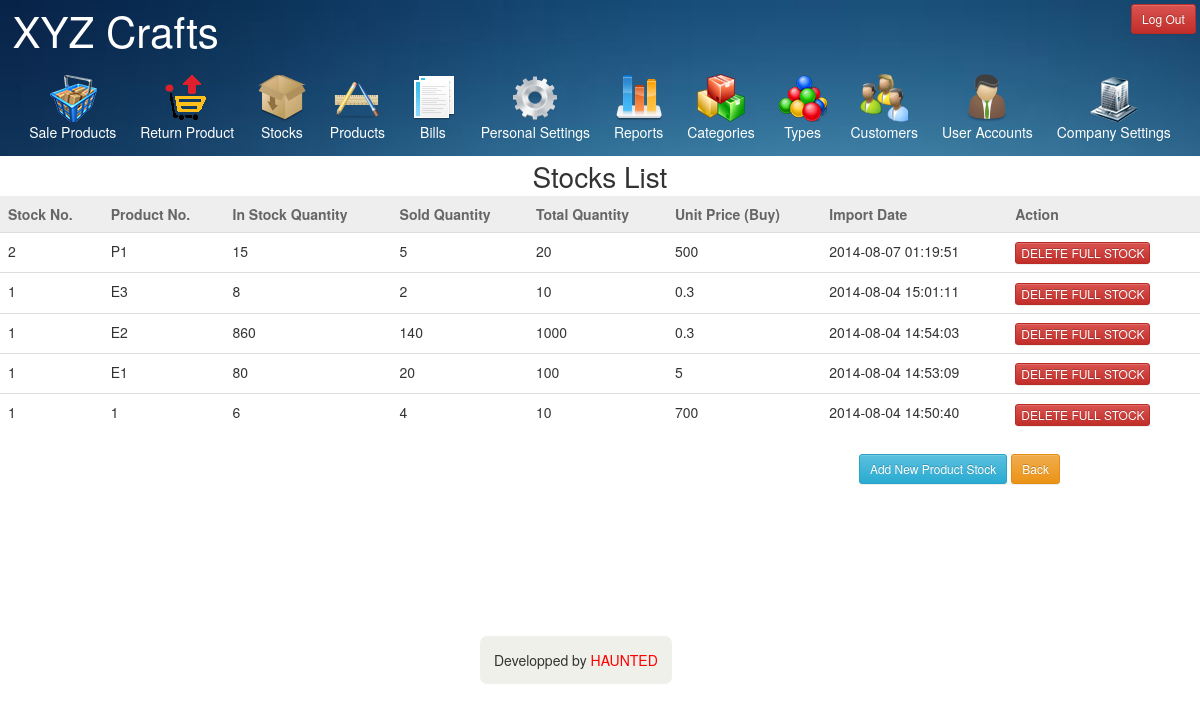
/stocks.php (signed in), run on the app's committed database.
### tables this page shows
CREATE TABLE IF NOT EXISTS `company` (
  `company_id` int(11) NOT NULL AUTO_INCREMENT,
  `company_name` varchar(50) NOT NULL,
  `company_logo` varchar(100) DEFAULT NULL,
  PRIMARY KEY (`company_id`)
);

CREATE TABLE IF NOT EXISTS `stocks` (
  `stocks_pk` int(11) NOT NULL AUTO_INCREMENT,
  `stock_id` varchar(15) NOT NULL,
  `product_id` varchar(15) NOT NULL,
  `import_quantity` int(11) NOT NULL,
  `current_quantity` int(11) NOT NULL,
  `import_date` datetime NOT NULL,
  `is_deleted` int(1) NOT NULL,
  PRIMARY KEY (`stocks_pk`)
);

CREATE TABLE IF NOT EXISTS `products` (
  `products_pk` int(11) NOT NULL AUTO_INCREMENT,
  `product_id` varchar(15) NOT NULL,
  `product_name` varchar(50) NOT NULL,
  `product_type` int(11) NOT NULL,
  `product_category` int(11) NOT NULL,
  `product_size` varchar(15) DEFAULT NULL,
  `product_price` double NOT NULL,
  `buying_price` double NOT NULL,
  PRIMARY KEY (`products_pk`)
);

### stocks.php (the view, shortened to what this page needs)
<?php
	require 'mask.php';
	$sql="SELECT * FROM stocks WHERE is_deleted=0 ORDER BY import_date DESC";
	$result=mysql_query($sql);
	if(mysql_num_rows($result)){
		echo "
		<div id='tableTitleDiv'>
		Stocks List
		</div>
		";
		echo"
		<table class='sortable table table-responsive '>
			<thead>
				<tr>
					<td>Stock No.</td>
					<td>Product No.</td>
					<td>In Stock Quantity</td>
					<td>Sold Quantity</td>
					<td>Total Quantity</td>
					<td>Unit Price (Buy)</td>
					<td>Import Date</td>
					<td>Action</td>
				</tr>
			</thead>
			<tbody>
		";
		while($row=mysql_fetch_array($result)){
			$stockID=$row['stock_id'];
			$productId=$row['product_id'];
			$totalQuantity=$row['import_quantity'];
			$currentQuantity=$row['current_quantity'];
			$importDate=$row['import_date'];
			$soldQuantity=$totalQuantity-$currentQuantity;
			$sql2="SELECT buying_price FROM products WHERE product_id='$productId'";
			$result2=mysql_query($sql2);
			$row2=mysql_fetch_array($result2);
			$buyingPrice=$row2['buying_price'];
			echo "
				<tr>
					<td>$stockID</td>
					<td>$productId</td>
					<td>$currentQuantity</td>
					<td>$soldQuantity</td>
					<td>$totalQuantity</td>
					<td>$buyingPrice</td>
					<td>$importDate</td>
					<td><input type='button' value='DELETE FULL STOCK' onclick='deleteStock(\"$stockID\");' class='btn btn-danger btn-xs'></td>
				</tr>
			";
		}
		echo"
			</tbody>
		</table>
		";
	}else{
		echo "No stocks available currently.";
	}
?>
<!DOCTYPE html>
<html>
<head>
</head>
<body>
	<div id="tableButtons">
		<form action="<?php echo htmlspecialchars($_SERVER["PHP_SELF"]);?>" method="post">
			<a class="btn btn-sm btn-info" href="#stockForm" role="button" data-toggle="modal" id="newStock">Add New Product Stock</a>
			<a href="javascript:history.back()" class="btn btn-warning btn-sm">Back</a>
		</form>
	</div>
</body>
</html>

### mask.php (shortened to what this page needs)
<?php
  function showTitle(){
    $sql="SELECT company_name FROM company";
    $result=mysql_query($sql);
    $row=mysql_fetch_array($result);
    $companyName=$row['company_name'];
    echo $companyName;
  }
  function showLogOutButton(){
    if(isset($_SESSION['id'])){
      echo '<input type="button" class="btn btn-sm btn-danger" role="button" id="signOutButton" value="Log Out" onClick="logOut();" /></p>';
    }
  }
?>
<!DOCTYPE html>
<html>
<head>
  <link rel="stylesheet" type="text/css" href="apiFiles/bootstrap.css">
  <link rel="stylesheet" type="text/css" href="apiFiles/bootstrap-theme.css">
  <link rel="stylesheet" type="text/css" href="css/pageStyle.css">
</head>
<body>
  <div id="header">
    <a href="panel.php" id="titleText"><?php showTitle(); ?></a>
    <div id="logOutDiv"><?php showLogOutButton(); ?></div>
  <div id="ribonBar">
  <div id="ribons">
    <a href="sale.php">
      <img src="images/sale.png">
      <div>Sale Products</div>
    </a>
    <a href="returnProduct.php">
      <img src="images/returnProduct.png">
      <div>Return Product</div>
    </a>
    <a href="stocks.php">
      <img src="images/stocks.png">
      <div>Stocks</div>
    </a>
    <a href="products.php">
      <img src="images/products.png">
      <div>Products</div>
    </a>
    <a href="bill.php">
      <img src="images/bills.png">
      <div>Bills</div>
    </a>
    <a href="accountSettings.php">
      <img src="images/accountSettings.png">
      <div>Personal Settings</div>
    </a>
    <?php
      if(isset($_SESSION['id'])){
        $id=$_SESSION['id'];
        $sql="SELECT is_admin FROM accounts WHERE account_id='$id'";
        $result=mysql_query($sql);
        $row=mysql_fetch_array($result);
        if($row['is_admin']==='1'){
          echo'
    <a href="reports.php">
      <img src="images/reports.png">
      <div>Reports</div>
    </a>
    <a href="categories.php" id="categories">
      <img src="images/categories.png">
      <div>Categories</div>
    </a>
    <a href="types.php">
      <img src="images/types.png">
      <div>Types</div>
    </a>
    <a href="customers.php">
      <img src="images/customers.png">
      <div>Customers</div>
    </a>
    <a href="employees.php">
      <img src="images/employees.png">
      <div>User Accounts</div>
    </a>
    <a href="companySettings.php">
      <img src="images/company.png">
      <div>Company Settings</div>
    </a>
          ';
        }else if($row['is_admin']==='2'){
          echo'
    <a href="reports.php">
      <img src="images/reports.png">
      <div>Reports</div>
    </a>
    <a href="categories.php" id="categories">
      <img src="images/categories.png">
      <div>Categories</div>
    </a>
    <a href="types.php">
      <img src="images/types.png">
      <div>Types</div>
    </a>
    <a href="customers.php">
      <img src="images/customers.png">
      <div>Customers</div>
    </a>
    <a href="employees.php">
      <img src="images/employees.png">
      <div>User Accounts</div>
    </a>
          ';
        }else if($row['is_admin']==='3'){
          echo'
    <a href="reports.php">
      <img src="images/reports.png">
      <div>Reports</div>
    </a>
    <a href="categories.php" id="categories">
      <img src="images/categories.png">
      <div>Categories</div>
    </a>
    <a href="types.php">
      <img src="images/types.png">
      <div>Types</div>
    </a>
    <a href="customers.php">
      <img src="images/customers.png">
      <div>Customers</div>
    </a>
          ';
        }
      }
    ?>
  </div>
  </div>
  </div>
  <div id="footerDiv">
    Developped by <span id="footerSpan">HAUNTED</span>
  </div>
</body>
</html>

### css/pageStyle.css (style rules this page uses)
table.sortable thead { background-color:#eee; color:#666666; font-weight: bold; cursor: default; }
#header { width: 100%; height: auto; background-image: url('../images/blueBack2.JPG'); background-size: 100%; }
#titleText { text-decoration: none; color: white; font-size: 3em; padding: 0.3em; }
#logOutDiv { float: right; padding: 0.3em; }
#ribons { text-align:center; }
#ribons a { margin:0px 10px; display:inline-block; text-decoration:none; color:white; }
#ribonBar { padding: 1em; }
#tableTitleDiv { font-size: 2em; text-align: center; }
#tableButtons { float: right; margin-right: 10em; }
#footerDiv { position: fixed; z-index: -10; margin:40% 0 0 40%; background-color: rgba(180,180,150,0.2); padding: 1em; border-radius: 0.5em; }
#footerSpan { color: red; }

### data on the page
company: company_name "XYZ Crafts"
stocks: stock "2", product "P1", current_quantity "15", soldQuantity "5", import_quantity "20", products.buying_price "500", import_date "2014-08-07 01:19:51"
stocks: stock "1", product "E3", current_quantity "8", soldQuantity "2", import_quantity "10", products.buying_price "0.3", import_date "2014-08-04 15:01:11"
stocks: stock "1", product "E2", current_quantity "860", soldQuantity "140", import_quantity "1000", products.buying_price "0.3", import_date "2014-08-04 14:54:03"
stocks: stock "1", product "E1", current_quantity "80", soldQuantity "20", import_quantity "100", products.buying_price "5", import_date "2014-08-04 14:53:09"
stocks: stock "1", product "1", current_quantity "6", soldQuantity "4", import_quantity "10", products.buying_price "700", import_date "2014-08-04 14:50:40"
